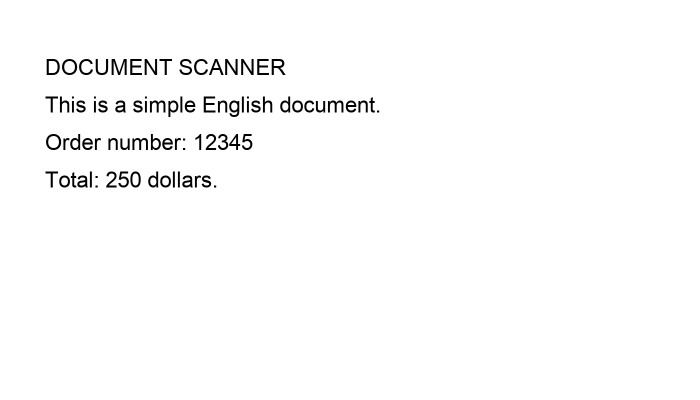
#> input picture samples/en.png, 1400 x 800 px (shown at 1/2 size)
$ python -i imaging.py   (imports and definitions only)
#> lines starting #> are read from the running program, lines starting #| are printed output that depends on the picture; after the words box and inside, x2 and y2 are one past the last pixel; in counts of white or black regions, pixels touching at a corner belong together
#> further down, picture is the input picture: shape (800, 1400, 3); min 0, max 255, mean 250.7
"""Document geometry. All public image arrays use RGB uint8, never BGR."""

from dataclasses import dataclass
from io import BytesIO
from pathlib import Path

import cv2
import numpy as np
from PIL import Image, ImageOps, UnidentifiedImageError
from pillow_heif import register_heif_opener

# Decode iPhone HEIC/HEIF in the existing Pillow path; disable auxiliary thumbnails.
# [1 line not run here, left out]

MAX_BYTES = 10 * 1024 * 1024
MAX_PIXELS = 20_000_000
DETECTION_SIDE = 1280


@dataclass(frozen=True)
class ScanResult:
    original: np.ndarray
    preview: np.ndarray
    color: np.ndarray
    monochrome: np.ndarray
    corners: tuple[tuple[float, float], ...] | None
    warning: str | None
    crop_box: tuple[int, int, int, int] | None = None
    used_original: bool = False

    @property
    def detected(self) -> bool:
        return self.corners is not None


# [45 lines left out: functions load_image, order_corners, not called in this run]


def detect_document(rgb: np.ndarray) -> np.ndarray | None:
    height, width = rgb.shape[:2]
#> height = 800; width = 1400
    scale = min(1.0, DETECTION_SIDE / max(height, width))
#> scale = 0.914
    small = (
        cv2.resize(
            rgb,
            (max(1, round(width * scale)), max(1, round(height * scale))),
            interpolation=cv2.INTER_AREA,
        )
        if scale < 1
        else rgb
    )
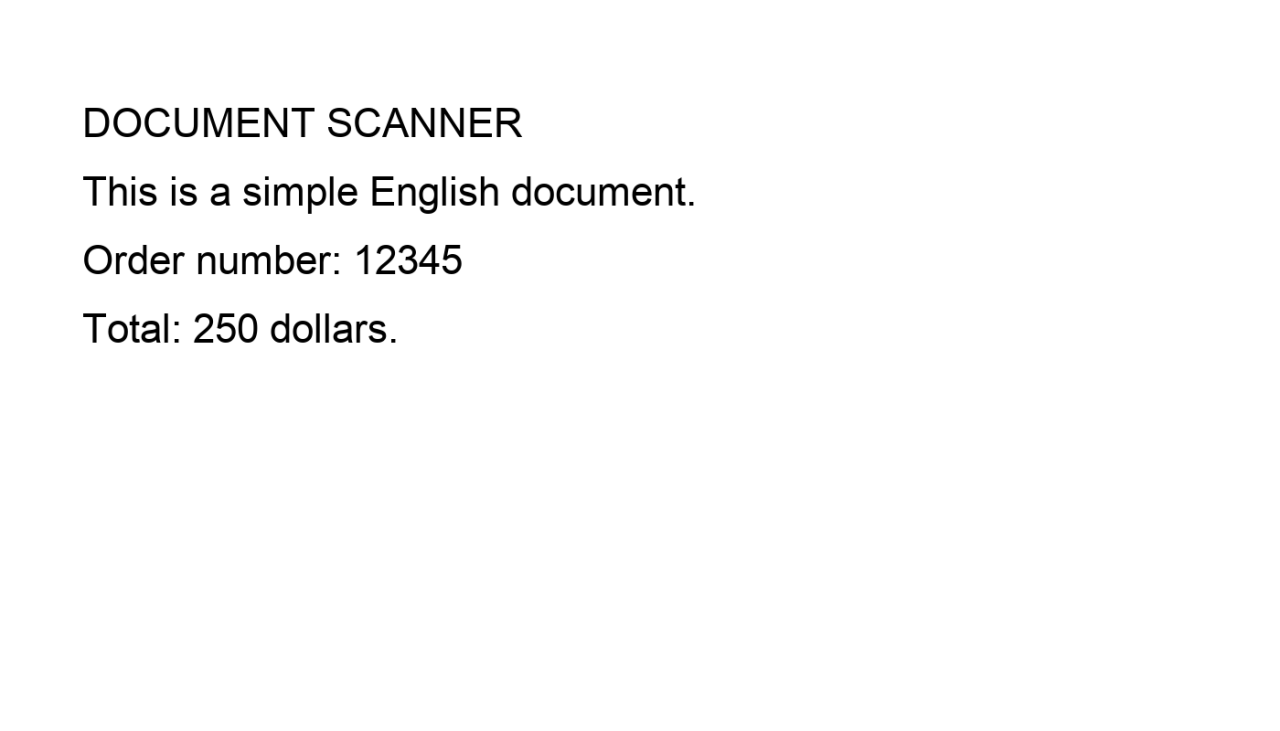
#> small: shape (731, 1280, 3); min 0, max 255, mean 250.7
    gray = cv2.cvtColor(small, cv2.COLOR_RGB2GRAY)
    blurred = cv2.GaussianBlur(gray, (5, 5), 0)
    edges = cv2.Canny(blurred, 50, 150)
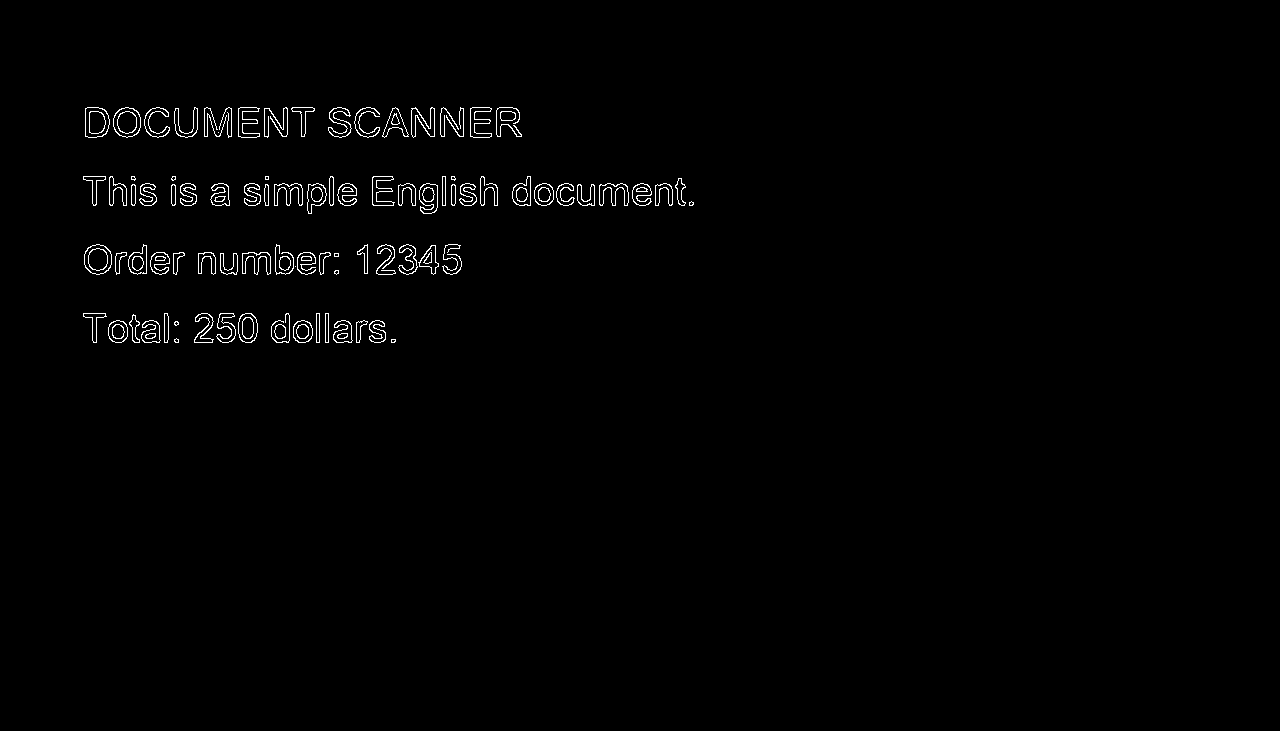
#> edges: shape (731, 1280); 1% white in thin lines or dots, all inside (x1, y1, x2, y2) = (83, 107, 694, 343)
    edges = cv2.morphologyEx(edges, cv2.MORPH_CLOSE, np.ones((5, 5), np.uint8))
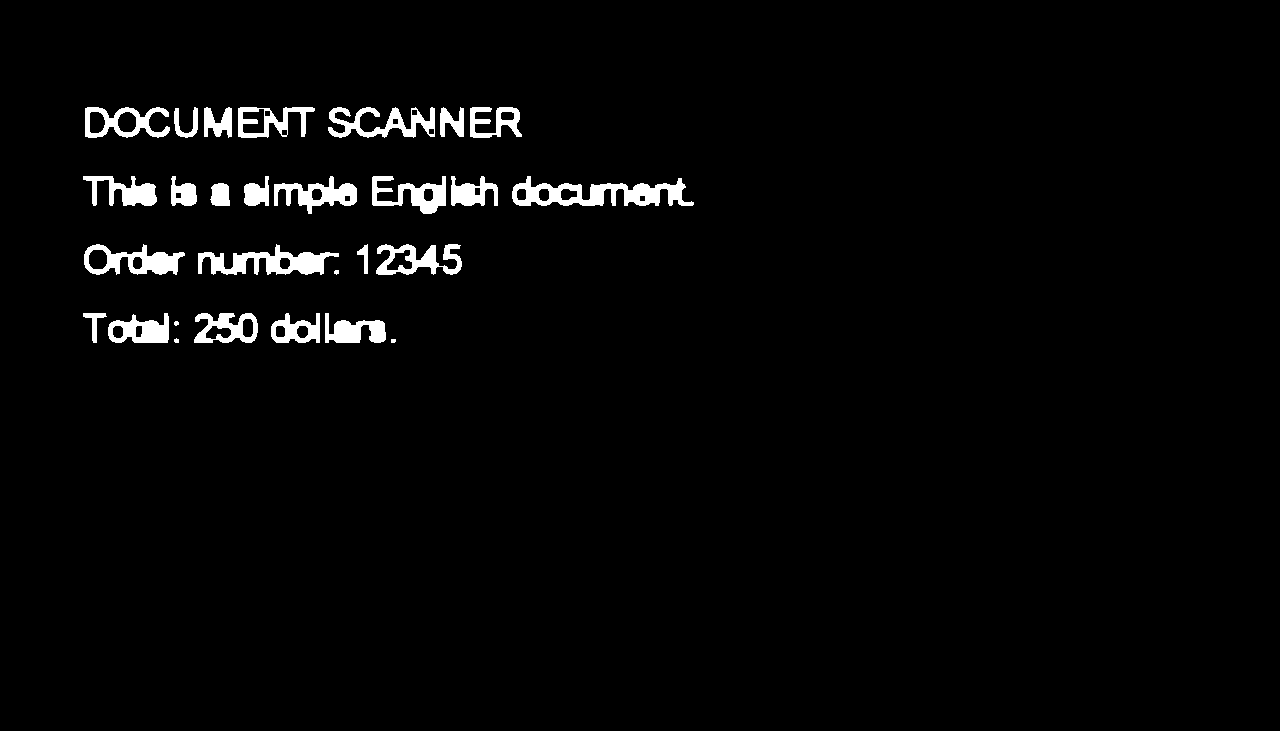
#> edges: shape (731, 1280); 2.6% white; 28 white regions (1 under 20 px)
    contours, _ = cv2.findContours(edges, cv2.RETR_LIST, cv2.CHAIN_APPROX_SIMPLE)
#> contours = 56 contours, 4 with area under 20; largest, box (x1, y1, x2, y2) and area: (512, 176, 694, 206) 2756, (198, 244, 339, 275) 1880, (84, 244, 185, 275) 1790, (85, 107, 170, 138) 1640, (376, 244, 462, 275) 1468
    minimum_area = small.shape[0] * small.shape[1] * 0.15
#> minimum_area = 140352
    for contour in sorted(contours, key=cv2.contourArea, reverse=True):
        if cv2.contourArea(contour) < minimum_area:
            break
        perimeter = cv2.arcLength(contour, True)
        polygon = cv2.approxPolyDP(contour, 0.02 * perimeter, True)
        if len(polygon) != 4 or not cv2.isContourConvex(polygon):
            continue
        points = order_corners(polygon.reshape(4, 2))
        points *= np.array([width / small.shape[1], height / small.shape[0]], dtype=np.float32)
        if min(np.linalg.norm(np.roll(points, -1, axis=0) - points, axis=1)) < 30:
            continue
        return points
#> this loop made 1 pass
    return None


# [15 lines left out: function rectify, not called in this run]


def scan_document(
    rgb: np.ndarray,
    *,
    use_original: bool = False,
    crop_box: tuple[int, int, int, int] | None = None,
) -> ScanResult:
    if rgb.dtype != np.uint8 or rgb.ndim != 3 or rgb.shape[2] != 3:
        raise ValueError("Expected an RGB uint8 image.")
    if min(rgb.shape[:2]) < 32 or rgb.shape[0] * rgb.shape[1] > MAX_PIXELS:
        raise ValueError("Image must be at least 32 pixels per side and at most 20 megapixels.")
    working = rgb
    if crop_box is not None:
        if use_original:
            raise ValueError("Choose either original framing or a manual crop.")
        if len(crop_box) != 4 or any(type(value) is not int for value in crop_box):
            raise ValueError("Crop coordinates must be four integer pixels.")
        x0, y0, x1, y1 = crop_box
        if not (
            0 <= x0 < x1 <= rgb.shape[1]
            and 0 <= y0 < y1 <= rgb.shape[0]
            and x1 - x0 >= 32
            and y1 - y0 >= 32
        ):
            raise ValueError("Select a crop inside the image, at least 32 pixels per side.")
        working = rgb[y0:y1, x0:x1]
    corners = None if crop_box else detect_document(working)
    preview = rgb.copy()
    if crop_box:
        x0, y0, x1, y1 = crop_box
        cv2.rectangle(
            preview, (x0, y0), (x1 - 1, y1 - 1), (0, 155, 85), max(2, max(rgb.shape[:2]) // 400)
        )
    if corners is not None:
        cv2.polylines(
            preview,
            [np.rint(corners).astype(np.int32)],
            True,
            (0, 155, 85),
            max(2, round(max(rgb.shape[:2]) / 400)),
            cv2.LINE_AA,
        )
    color = rectify(rgb, corners) if corners is not None and not use_original else working.copy()
    gray = cv2.cvtColor(color, cv2.COLOR_RGB2GRAY)
#> gray: shape (800, 1400)
    monochrome = cv2.adaptiveThreshold(
        gray, 255, cv2.ADAPTIVE_THRESH_GAUSSIAN_C, cv2.THRESH_BINARY, 31, 12
    )
#> monochrome: shape (800, 1400); 98.2% white; 84 black regions (4 under 20 px), largest, box (x1, y1, x2, y2) and area: (223, 118, 254, 150) 477, (543, 118, 571, 150) 426, (93, 118, 119, 150) 398
    warning = (
        None
        if corners is not None or crop_box
        else "No document boundary found. The original image is retained."
    )
    return ScanResult(
        rgb,
        preview,
        color,
        monochrome,
        None if corners is None else tuple(map(tuple, corners.tolist())),
        warning,
        crop_box,
        crop_box is None and (use_original or corners is None),
    )

>>> import cv2
>>> picture = cv2.cvtColor(cv2.imread('../samples/en.png'), cv2.COLOR_BGR2RGB)
>>> result = scan_document(picture)
